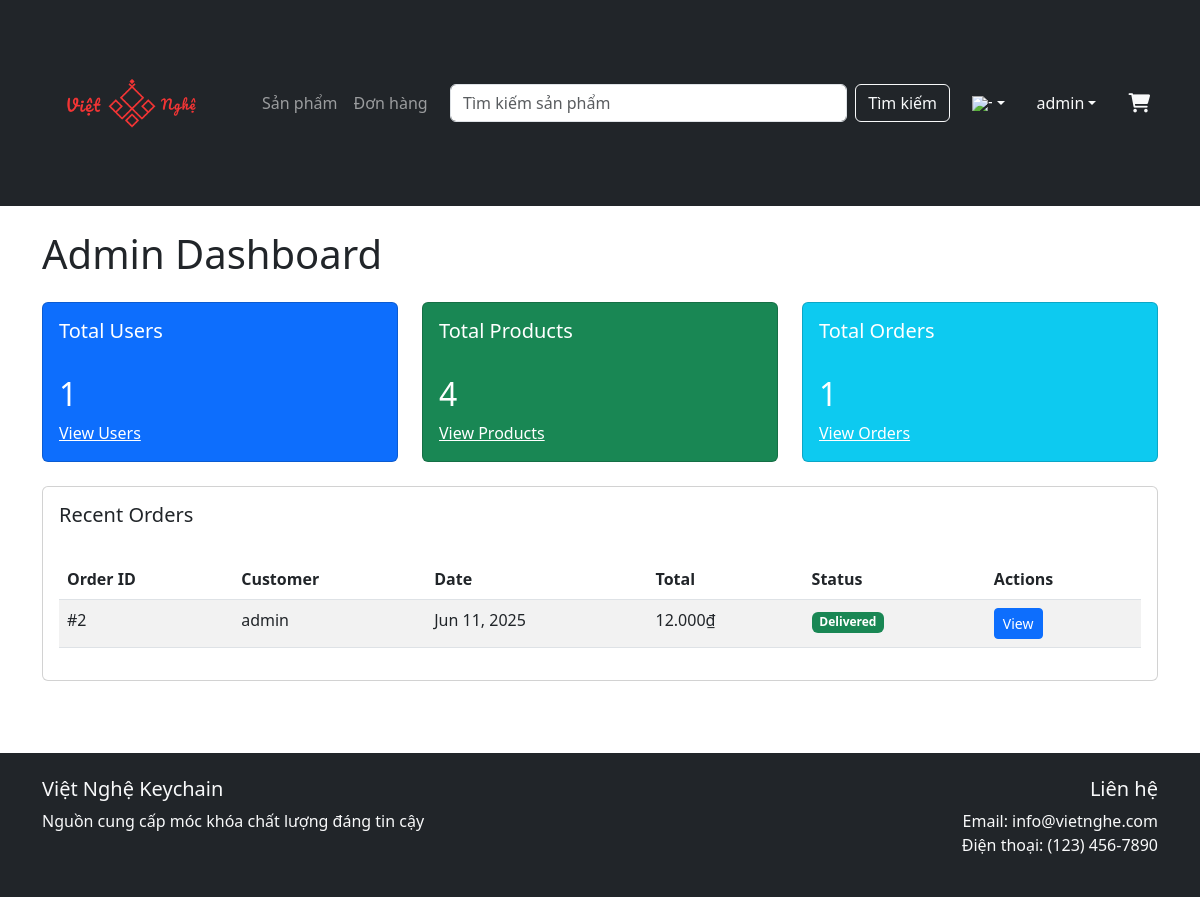
The page /admin (signed in) on the database its author committed.
### tables this page shows
CREATE TABLE `orders` (
  `order_id` int(11) NOT NULL,
  `user_id` int(11) NOT NULL,
  `cart_id` int(11) NOT NULL,
  `processed_by` int(11) DEFAULT NULL,
  `order_date` datetime DEFAULT current_timestamp(),
  `total_amount` decimal(8,2) NOT NULL,
  `status` enum('pending','processing','shipped','delivered','cancelled') DEFAULT 'pending',
  `shipping_address` varchar(200) DEFAULT NULL
);

CREATE TABLE `users` (
  `user_id` int(11) NOT NULL,
  `username` varchar(50) NOT NULL,
  `email` varchar(100) NOT NULL,
  `password` varchar(100) NOT NULL,
  `role` enum('admin','staff','customer') DEFAULT 'customer',
  `first_name` varchar(50) DEFAULT NULL,
  `last_name` varchar(50) DEFAULT NULL,
  `phone` varchar(20) DEFAULT NULL,
  `address` varchar(200) DEFAULT NULL,
  `created_at` datetime DEFAULT current_timestamp(),
  `last_login` datetime DEFAULT NULL
);

### controllers/Controller.php (called while the page is built, shortened)
<?php
abstract class Controller {
    protected function render($view, $data = []) {
        extract($data);
        $viewPath = __DIR__ . "/../views/{$view}.php";
        require $viewPath;
        require __DIR__ . "/../views/layouts/main.php";
    }
}

### controllers/AdminController.php (called while the page is built, shortened)
<?php
require_once __DIR__ . '/Controller.php';
require_once __DIR__ . '/../models/Order.php';
class AdminController extends Controller {
    private $userModel;
    private $productModel;
    private $orderModel;
    public function __construct() {
        $this->userModel = new User();
        $this->productModel = new Product();
        $this->orderModel = new Order();
    }
    public function index() {
        $this->render('admin/dashboard', [
            'totalUsers' => $this->userModel->count(),
            'totalProducts' => $this->productModel->count(),
            'totalOrders' => $this->orderModel->count(),
            'recentOrders' => $this->orderModel->getRecentOrders(5)
        ]);
    }
    protected function getStatusBadgeClass($status) {
        switch ($status) {
            case 'delivered':
                return 'success';
        }
    }
}

### models/Model.php (called while the page is built, shortened)
<?php
class Model {
    public function __construct() {
        global $db;
        $this->db = $db;
    }
}

### models/Order.php (called while the page is built, shortened)
<?php
require_once __DIR__ . '/Model.php';
class Order extends Model {
    protected $table = 'orders';
    public function getRecentOrders($limit = 5) {
        $sql = "SELECT o.*, u.first_name, u.last_name, u.email as customer_email
                FROM {$this->table} o
                JOIN users u ON o.user_id = u.user_id
                ORDER BY o.order_date DESC
                LIMIT ?";
        $stmt = $this->db->prepare($sql);
        $stmt->bind_param("i", $limit);
        $stmt->execute();
        $result = $stmt->get_result();
        return $result->fetch_all(MYSQLI_ASSOC);
    }
}

### config/helpers.php (called while the page is built, shortened)
<?php
function formatCurrency($amount, $currency = 'VND') {
    if ($currency === 'VND') {
        return number_format($amount, 0, ',', '.') . '₫';
    } else {
        return '$' . number_format($amount, 2, '.', ',');
    }
}

### views/admin/dashboard.php (the view)
<div class="row">
    <div class="col-12">
        <h1 class="mb-4">Admin Dashboard</h1>
    </div>
</div>
<div class="row mb-4">
    <div class="col-md-4">
        <div class="card bg-primary text-white h-100">
            <div class="card-body">
                <h5 class="card-title">Total Users</h5>
                <h2 class="card-text"><?php echo $totalUsers; ?></h2>
                <a href="<?= $this->basePath ?>/admin/users" class="text-white">View Users <i class="bi bi-arrow-right"></i></a>
            </div>
        </div>
    </div>
    <div class="col-md-4">
        <div class="card bg-success text-white h-100">
            <div class="card-body">
                <h5 class="card-title">Total Products</h5>
                <h2 class="card-text"><?php echo $totalProducts; ?></h2>
                <a href="<?= $this->basePath ?>/admin/products" class="text-white">View Products <i class="bi bi-arrow-right"></i></a>
            </div>
        </div>
    </div>
    <div class="col-md-4">
        <div class="card bg-info text-white h-100">
            <div class="card-body">
                <h5 class="card-title">Total Orders</h5>
                <h2 class="card-text"><?php echo $totalOrders; ?></h2>
                <a href="<?= $this->basePath ?>/admin/orders" class="text-white">View Orders <i class="bi bi-arrow-right"></i></a>
            </div>
        </div>
    </div>
</div>
<div class="row">
    <div class="col-12">
        <div class="card">
            <div class="card-body">
                <h5 class="card-title">Recent Orders</h5>
                <div class="table-responsive">
                    <table class="table table-striped">
                        <thead>
                            <tr>
                                <th>Order ID</th>
                                <th>Customer</th>
                                <th>Date</th>
                                <th>Total</th>
                                <th>Status</th>
                                <th>Actions</th>
                            </tr>
                        </thead>
                        <tbody>
                            <?php if (empty($recentOrders)): ?>
                                <tr>
                                    <td colspan="6" class="text-center">No recent orders found.</td>
                                </tr>
                            <?php else: ?>
                                <?php foreach ($recentOrders as $order): ?>
                                    <tr>
                                        <td>#<?php echo $order['order_id']; ?></td>
                                        <td><?php echo htmlspecialchars($order['first_name'] . ' ' . $order['last_name']); ?></td>
                                        <td><?php echo date('M d, Y', strtotime($order['order_date'])); ?></td>
                                        <td><?php echo formatCurrency($order['total_amount']); ?></td>
                                        <td>
                                            <span class="badge bg-<?php echo $this->getStatusBadgeClass($order['status']); ?>">
                                                <?php echo ucfirst($order['status']); ?>
                                            </span>
                                        </td>
                                        <td>
                                            <a href="<?= $this->basePath ?>/admin/orders/<?php echo $order['order_id']; ?>"
                                               class="btn btn-sm btn-primary">View</a>
                                        </td>
                                    </tr>
                                <?php endforeach; ?>
                            <?php endif; ?>
                        </tbody>
                    </table>
                </div>
            </div>
        </div>
    </div>
</div>

### public/css/style.css (style rules this page uses)
html, body { height: 100%; margin: 0; }
body { display: flex; flex-direction: column; min-height: 100vh; }
.card { height: 100%; display: flex; flex-direction: column; }
.card-body { flex: 1; display: flex; flex-direction: column; }
.card-title { min-height: 3rem; overflow: hidden; text-overflow: ellipsis; display: -webkit-box; -webkit-line-clamp: 2; -webkit-box-orient: vertical; }
.card-text { flex: 1; overflow: hidden; text-overflow: ellipsis; display: -webkit-box; -webkit-line-clamp: 3; -webkit-box-orient: vertical; }
.btn { white-space: nowrap; min-width: max-content; }

### rows shown on the page
orders: order_id "2", user.last_name "admin", order_date "Jun 11, 2025", total_amount "12.000₫", status "Delivered"

### other values the page prints
__('products') "Sản phẩm"
__('orders') "Đơn hàng"
__('search_button') "Tìm kiếm"
$_SESSION['user']['first_name'] . ' ' . $_SESSION['user']['last_name'] "admin"
$totalUsers "1"
$totalProducts "4"
$totalOrders "1"
__('trusted_source') "Nguồn cung cấp móc khóa chất lượng đáng tin cậy"
__('contact_us') "Liên hệ"
__('email') "Email"
__('phone') "Điện thoại"
